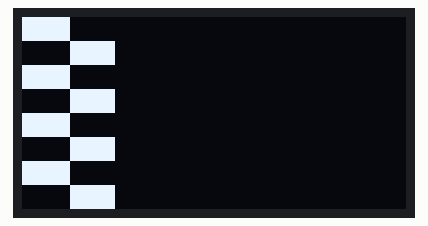
This sketch was run on a simulated Arduino Uno, built with avr-gcc and run on an emulated ATmega328P. Shown: 128×64 one-colour display. Wiring (inferred from the names in the program): SSD1306 OLED at I2C address 0x3C. What the sketch prints to the serial monitor is not drawn.

Above: at 0.6 s.

The sketch:

bringupcheckerboard.ino
```cpp
/*
 *  Roger D. Pease 3 Jan 2025.
 *
 *  This is a "working bringup" sequence to display a checkerboard on a SSD1315 display from MakerFocus on Amazon with an Seeedstudio Xiao.
 *  Based on https://github.com/tejashwikalptaru/ssd1306xled/blob/master/ssd1306xled.cpp
 *
 */


#include <Wire.h>
const uint8_t ssd1315_init_sequence [] PROGMEM = {      // Initialization Sequence^M
        0x00,             // Tells the system a command (rather than data) is coming next.
                          // Display powered up unreliably without this.
        0xAE,             // Set Display ON/OFF - AE=OFF, AF=ON
        0xD5, 0x40,       // Set display clock divide ratio/oscillator frequency, set divide ratio
                          // I was getting flickering with 0xD5 0x90
        0xA8, 0x3F,       // Set multiplex ratio (1 to 64) ... (height - 1)
        0xD3, 0x00,       // Set display offset. 00 = no offset
        0x40 | 0x00,      // Set start line address, at 0

        0x20, 0x02,       // Set Memory Addressing Mode - 00=Horizontal, 01=Vertical, 10=Page, 11=Invalid
        0xA0 | 0x01,      // Set Segment Re-map
        0xC8,             // Set COM Output Scan Direction
        0xDA, 0x12,       // Set COM Pins Hardware Configuration - 128x32:0x02, 128x64:0x12
        0x81, 0x30,       // Set contrast control register
        0xD9, 0xF1,       // Set pre-charge period (0x22 or 0xF1)
        0xDB, 0x20,       // Set Vcomh Deselect Level - 0x00: 0.65 x VCC, 0x20: 0.77 x VCC (RESET), 0x30: 0.83 x VCC
        0xA4,             // Entire Display ON (resume) - output RAM to display
        0xA6,             // Set Normal/Inverse Display mode. A6=Normal; A7=Inverse
        0x8D, 0x14,       // Charge Pump Setting, 14h = Enable Charge Pump

        0x2E,             // Deactivate Scroll command
        0xAF,             // Set Display ON/OFF - AE=OFF, AF=ON
};


#define DEVICEID (0x3C)

void setup() {


  Serial.begin(9600);
  Wire.begin();
  Wire.setClock(1000000);

  Wire.beginTransmission(DEVICEID);
  int i;
  for (i = 0; i< sizeof(ssd1315_init_sequence);i++)
      Wire.write(ssd1315_init_sequence[i]);
  Wire.endTransmission();
  delay(500);


}


void ssd1315_setpos(uint8_t x, uint8_t y)
{

  Wire.setClock(1000000);
  Wire.beginTransmission(DEVICEID);
  Wire.write(0x0);//        ssd1306_send_command_start();^M
  Wire.write(0xb0 | (y & 0x07));
  Wire.write(0x10 | ((x & 0xf0) >> 4));
  Wire.write(x & 0x0f); // | 0x01^M
  Wire.endTransmission();

}


  int count = 0;


void loop() {
  // put your main code here, to run repeatedly:

  Serial.print("Writing Checkerboard\n");

  char buffer[128];

  int page;

  for (page = 0;page < 8;page ++)
  {
    // Checkerboard pattern.
    for (int col = 0; col < 128;col++)
    {
      uint8_t oddcol = (col>>4) & 1; // Never use mod in embedded systems it's very expensive.
      uint8_t oddpage = page & 1;
      buffer[col] = 0xFF;
      if ((oddcol + oddpage) == 1) buffer[col] = 0x00;
    }
    ssd1315_setpos(0,page);
    Wire.beginTransmission(DEVICEID); // transmit to device #4
    Wire.write(0x40); // Control byte saying data is about to come.
    Wire.write(buffer,128);
    Wire.endTransmission();

  }

  Serial.print("Wrote Checkerboard\n");
  Serial.println(count++);
  delay(1000);

}
```
